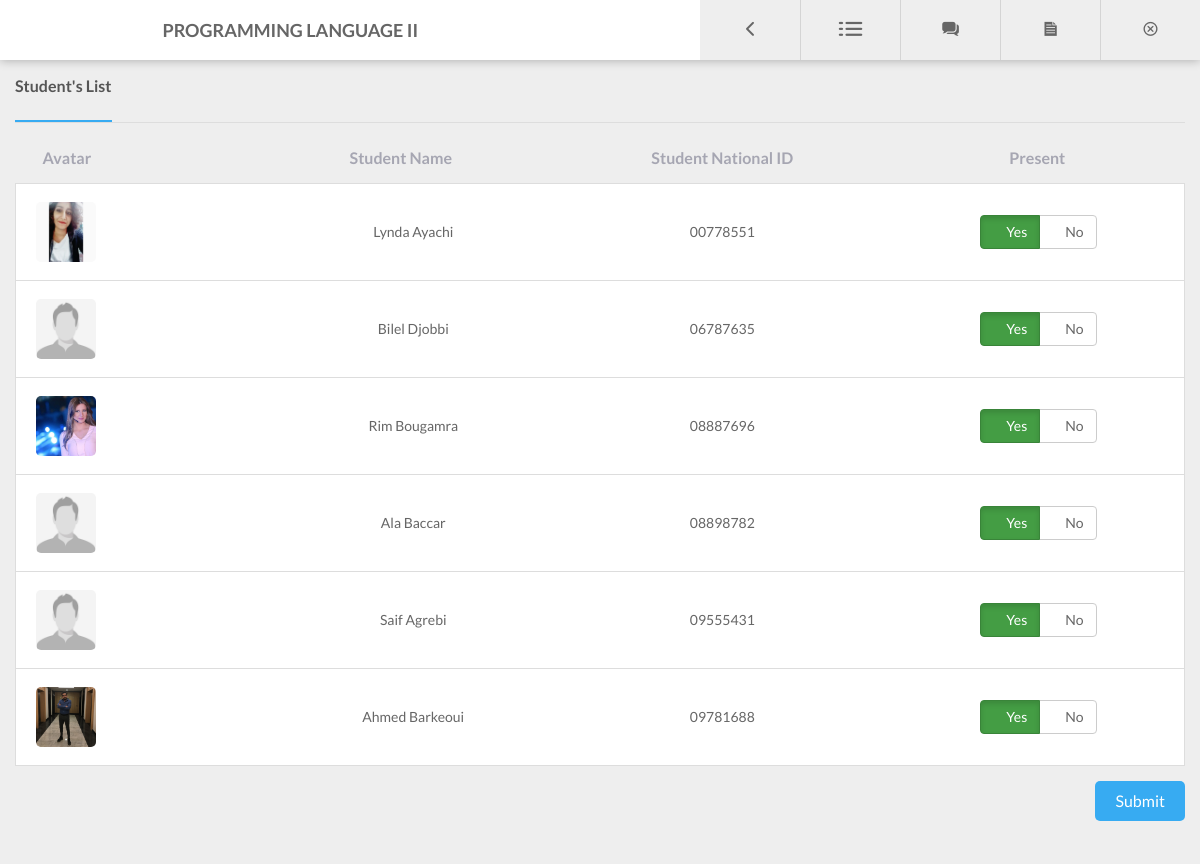
Screenshot of /website/html/attendance.php?c_id=1&group_nb=6 (signed in) with the database file from the repository.
### tables this page shows
CREATE TABLE `course` (
  `c_id` int(11) NOT NULL,
  `c_fullname` text NOT NULL,
  `c_code` varchar(50) DEFAULT NULL,
  `c_credit` float DEFAULT NULL,
  `c_reviewsystem` varchar(50) DEFAULT NULL,
  `c_level` int(2) DEFAULT NULL,
  `c_cat` varchar(20) DEFAULT NULL,
  `c_totalabsence` int(2) DEFAULT NULL
);

CREATE TABLE `member` (
  `m_nId` varchar(20) NOT NULL,
  `m_fName` varchar(20) DEFAULT NULL,
  `m_lName` varchar(20) DEFAULT NULL,
  `m_rn` varchar(20) DEFAULT NULL,
  `m_email` varchar(50) DEFAULT NULL,
  `m_pass` varchar(100) DEFAULT NULL,
  `m_role` varchar(20) DEFAULT NULL,
  `m_Pic` blob,
  `m_phNumber` int(11) DEFAULT NULL,
  `m_skype` varchar(30) DEFAULT NULL,
  `m_bdate` varchar(20) DEFAULT NULL,
  `m_gender` varchar(10) DEFAULT NULL,
  `m_cat` varchar(40) DEFAULT NULL,
  `m_level` int(2) DEFAULT NULL,
  `m_groupnb` int(2) DEFAULT NULL
);

### website/html/attendance.php (the view, shortened to what this page needs)
<?php
    include "connect.php";
	$nb =$_GET['group_nb'] ;
     $key = $_GET['c_id'] ;
                    $sql="SELECT * FROM course WHERE c_id =$key ";
                    $result=mysqli_query($conn,$sql);
                    if(mysqli_num_rows($result))
                        {  while($row=mysqli_fetch_assoc($result))
                            { $timely=$row["c_id"];
    ?>
<!DOCTYPE HTML PUBLIC "-//W3C//DTD HTML 4.01//EN" "http://www.w3.org/TR/html4/strict.dtd">
<html lang="en">
<head>
    <link rel="stylesheet" type="text/css" href="css/library/bootstrap.min.css">
    <link rel="stylesheet" type="text/css" href="css/library/font-awesome.min.css">
    <link rel="stylesheet" type="text/css" href="css/library/owl.carousel.css">
    <link rel="stylesheet" type="text/css" href="css/library/animate.css">
    <link rel="stylesheet" type="text/css" href="css/md-font.css">
    <link rel="stylesheet" type="text/css" href="css/style.css">
    <link rel="stylesheet" href="css/uikit.min.css" />
        <link rel="stylesheet" type="text/css" href="src/DateTimePicker.css" />
</head>
<body id="page-top">
<div id="page-wrap">
    <div class="top-nav">
        <h4 class="sm black bold" style="margin-left: 30px"><?php echo  $row["c_fullname"]?></h4>
        <ul class="top-nav-list">
        <li class="prev-course"><a href="courses.php"><i class="icon md-angle-left"></i><span class="tooltip">Prev</span></a>
              <li class="discussion-learn">
                <a href="#"><i class="icon md-list"></i><span class="tooltip">Exam Dates</span></a>
            </li>
            <li class="discussion-learn">
                <a href="#"><i class="icon md-comments"></i><span class="tooltip">New Topic</span></a>
                         <?php
                    $sql="SELECT * FROM disc_topic where c_id = '$timely' order by dt_id desc ";
                    $result=mysqli_query($conn,$sql);
                ?>
                  <?php if ($_SESSION["m_role"] == 'Instructor' ||$_SESSION["m_role"] == 'Administrator'){ ?>
            <li class="backpage">
              <a href="<?php echo "adddocument.php?c_id=".$timely."" ?>">
             <i class="icon md-file"></i><span class="tooltip">New Doc</span></a>
            </li>
            <li class="backpage" >
                <a href="index.php"><i  class="icon md-close-1"></i><span class="tooltip">Home</span></a>
            </li>
          <?php }if ($_SESSION["m_role"] == 'Student' ){?>
            <li class="backpage" style="width:230px">
                <a href="index.php"><i style="width:230px" class="icon md-close-1"></i><span class="tooltip">Home</span></a>
            </li>
            <?php }?>
        </ul>
    </div>
    <section  class="course-concern" >
            <div class="container " >
                <div class="table-asignment">
                 <ul class="nav-tabs" role="tablist">
               <li class="active"><a href="#lstudentslist" role="tab" data-toggle="tab">Student's List </a></li>
                </ul>
                <div class="tab-content">
                      <div class="tab-pane fade in active" id="attendance">
                      <?php
                         $sqlli="SELECT * FROM member
        left JOIN course ON course.c_level = member.m_level and course.c_cat = member.m_cat where c_id = $key and m_groupnb =$nb ";
                                 $resul=mysqli_query($conn,$sqlli);
                    if(mysqli_num_rows($resul))
                        { ?>
                        <table class="mc-table">
                                <thead >
                                  <tr>
                                       <th class="info-author"><span class="gris">&ensp;&ensp;&ensp; Avatar</span></th>
                                    <th class="submission"><span class="gris">Student Name</span></th>
                                    <th class="submissions"><span class="gris">Student National ID </span></th>
									<th class="latest-reply"><span class="gris">Present</span></th>
                                  </tr>
                                </thead>
                          <?php
                                     while($row1=mysqli_fetch_assoc($resul))
                                     {  $name = $row1['m_fName']." ".$row1['m_lName'] ;
  										 $nid= $row1['m_nId'];
  										 $pic = $row1['m_Pic'];
                              ?>
                             <tr>
                         <form method="post" action="<?php echo "saveattendance.php?c_id=".$key."&group_nb=".$nb ?>">
    						  <td class="info-author">
                        <div class="image">
                                <?php  if (!empty($row1["m_Pic"] )){
                                 echo "<img src='images/".$pic."'>" ;}
                                    if (empty($row1["m_Pic"] )){
                                        if ($row1["m_gender"]=='Female') { ?>
                                       <img  src="images/female.png" />
                                            <?php  }
                                            else  if ($row1["m_gender"]=='Male'){ ?>
                                         <img src="images/male.jpg" />
                                            <?php  }
                                            else {  ?>
                                       <img  src="images/male.jpg" />
                                            <?php }  } ?> &ensp;&ensp;
                                  </div>
                                  </td>
                                  <td class="submission">  <a href="<?php echo "profile.php?m_nId=".$nid."" ?>"> <?php echo $name ?> </a>
                              </td>
                              <td class="submissions"><?php echo $nid ?></td>
                              <td>
                                     <?php
                                        }    ?>
                         </td>
                           </tr>
                      </table>
                        <div class="input-save">
                    <input type="submit" value="Submit" name="submit" class="mc-btn btn-style-1 pull-right">
              			  </div>
                              <?php  }?>
                      </div>
</div>
<?php }}?>
        </div>
    </section>
</div>
  </body>
</html>

### rows the page displays
course: c_fullname "PROGRAMMING LANGUAGE II"
member: m_Pic (picture), name "Lynda Ayachi", m_nId "00778551"
member: m_Pic (picture), name "Bilel Djobbi", m_nId "06787635"
member: m_Pic (picture), name "Rim Bougamra", m_nId "08887696"
member: name "Ala Baccar", m_nId "08898782"
member: name "Saif Agrebi", m_nId "09555431"
member: m_Pic (picture), name "Ahmed Barkeoui", m_nId "09781688"
